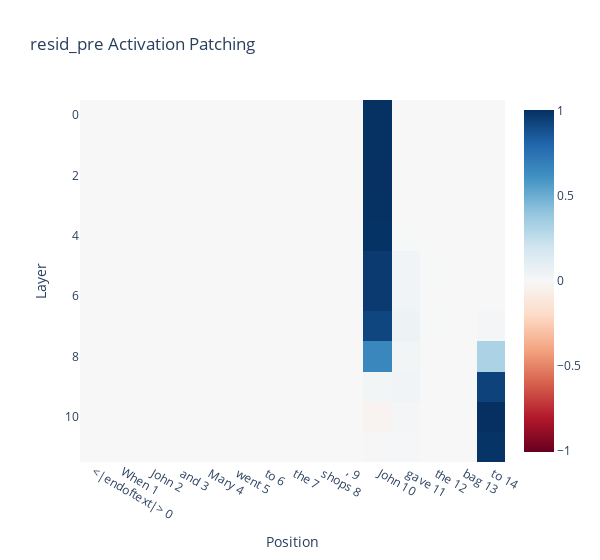

Source (notebook cell):
### Markdown cell above
Residual stream patching

### Code cell
act_patch_resid_pre = patching.get_act_patch_resid_pre(
    model = model,
    corrupted_tokens = corrupted_tokens,
    clean_cache = clean_cache,
    patching_metric = ioi_metric
)

labels = [f"{tok} {i}" for i, tok in enumerate(model.to_str_tokens(clean_tokens[0]))]

imshow(
    act_patch_resid_pre, 
    labels={"x": "Position", "y": "Layer"},
    x=labels,
    title="resid_pre Activation Patching",
    width=600
)

### Figure 1 — Plotly figure (JSON) as saved in the notebook; plotly's stock layout.template omitted (floating-point values rounded to 4 significant figures; data arrays with more than 128 entries replaced by an {"elided": "..."} marker saying what was removed)
{"data": [{"coloraxis": "coloraxis", "hovertemplate": "Position: %{x}<br>Layer: %{y}<br>color: %{z}<extra></extra>", "name": "0", "type": "heatmap", "x": ["<|endoftext|> 0", "When 1", " John 2", " and 3", " Mary 4", " went 5", " to 6", " the 7", " shops 8", ", 9", " John 10", " gave 11", " the 12", " bag 13", " to 14"], "xaxis": "x", "yaxis": "y", "z": {"elided": "12x15 float values"}}], "layout": {"coloraxis": {"cmid": 0, "colorscale": [[0, "rgb(103,0,31)"], [0.1, "rgb(178,24,43)"], [0.2, "rgb(214,96,77)"], [0.3, "rgb(244,165,130)"], [0.4, "rgb(253,219,199)"], [0.5, "rgb(247,247,247)"], [0.6, "rgb(209,229,240)"], [0.7, "rgb(146,197,222)"], [0.8, "rgb(67,147,195)"], [0.9, "rgb(33,102,172)"], [1, "rgb(5,48,97)"]]}, "title": {"text": "resid_pre Activation Patching"}, "width": 600, "xaxis": {"anchor": "y", "constrain": "domain", "domain": [0, 1], "scaleanchor": "y", "title": {"text": "Position"}}, "yaxis": {"anchor": "x", "autorange": "reversed", "constrain": "domain", "domain": [0, 1], "title": {"text": "Layer"}}}}
